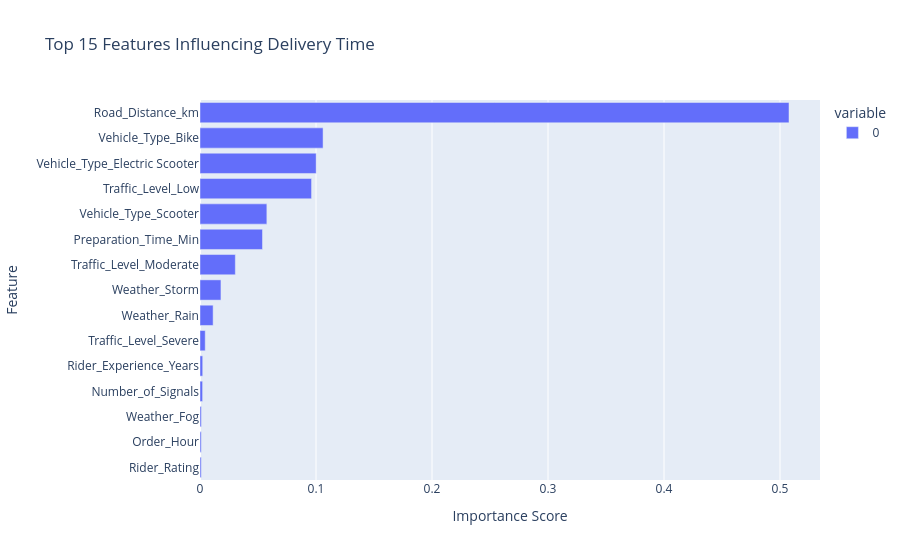

This figure's notebook cell:
### Code cell
importance = pd.Series(rf_model.feature_importances_, index=X_encoded.columns)
importance = importance.sort_values(ascending=False).head(15)


fig = px.bar(importance[::-1], orientation="h", title="Top 15 Features Influencing Delivery Time", labels={"value": "Importance Score", "index": "Feature"},)
fig.show()

### Figure 1 — Plotly figure (JSON) as saved in the notebook; plotly's stock layout.template omitted (floating-point values rounded to 4 significant figures)
{"data": [{"hovertemplate": "variable=0<br>Importance Score=%{x}<br>Feature=%{y}<extra></extra>", "legendgroup": "0", "marker": {"color": "#636efa", "pattern": {"shape": ""}}, "name": "0", "orientation": "h", "showlegend": true, "textposition": "auto", "type": "bar", "x": [0.001083, 0.001092, 0.001174, 0.002246, 0.002345, 0.004511, 0.01131, 0.01806, 0.03046, 0.05387, 0.05764, 0.09618, 0.1002, 0.1061, 0.5078], "xaxis": "x", "y": ["Rider_Rating", "Order_Hour", "Weather_Fog", "Number_of_Signals", "Rider_Experience_Years", "Traffic_Level_Severe", "Weather_Rain", "Weather_Storm", "Traffic_Level_Moderate", "Preparation_Time_Min", "Vehicle_Type_Scooter", "Traffic_Level_Low", "Vehicle_Type_Electric Scooter", "Vehicle_Type_Bike", "Road_Distance_km"], "yaxis": "y"}], "layout": {"barmode": "relative", "legend": {"title": {"text": "variable"}, "tracegroupgap": 0}, "title": {"text": "Top 15 Features Influencing Delivery Time"}, "xaxis": {"anchor": "y", "domain": [0, 1], "title": {"text": "Importance Score"}}, "yaxis": {"anchor": "x", "domain": [0, 1], "title": {"text": "Feature"}}}}
